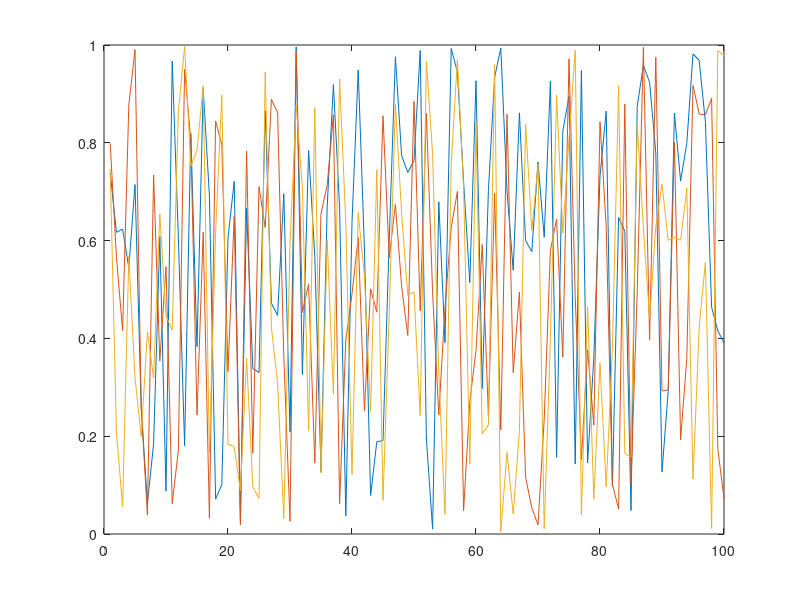

Write the MATLAB code that produced this figure. (Note: this script raises an error after producing the figure.)
function result = test_legend_010
result = false;
a = figure;
plot(rand(100,3));
legend('first','second','third','location','E');
drawnow;
close(a);
result = true;
